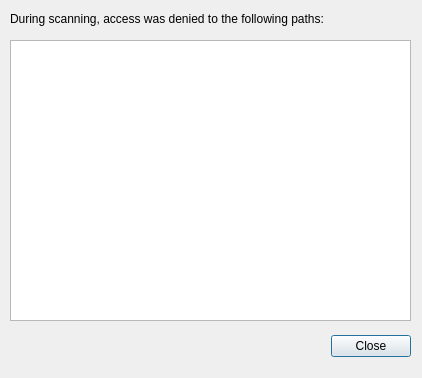
<?xml version="1.0" encoding="UTF-8"?>
<ui version="4.0">
 <class>DlgAccessDenieds</class>
 <widget class="QDialog" name="DlgAccessDenieds">
  <property name="geometry">
   <rect>
    <x>0</x>
    <y>0</y>
    <width>422</width>
    <height>378</height>
   </rect>
  </property>
  <property name="windowTitle">
   <string>Denied Paths</string>
  </property>
  <widget class="QDialogButtonBox" name="buttonBox">
   <property name="geometry">
    <rect>
     <x>70</x>
     <y>330</y>
     <width>341</width>
     <height>32</height>
    </rect>
   </property>
   <property name="orientation">
    <enum>Qt::Horizontal</enum>
   </property>
   <property name="standardButtons">
    <set>QDialogButtonBox::Close</set>
   </property>
  </widget>
  <widget class="QListWidget" name="listWidget">
   <property name="geometry">
    <rect>
     <x>10</x>
     <y>40</y>
     <width>401</width>
     <height>281</height>
    </rect>
   </property>
  </widget>
  <widget class="QLabel" name="label">
   <property name="geometry">
    <rect>
     <x>10</x>
     <y>10</y>
     <width>401</width>
     <height>18</height>
    </rect>
   </property>
   <property name="text">
    <string>During scanning, access was denied to the following paths:</string>
   </property>
  </widget>
 </widget>
 <resources/>
 <connections>
  <connection>
   <sender>buttonBox</sender>
   <signal>accepted()</signal>
   <receiver>DlgAccessDenieds</receiver>
   <slot>accept()</slot>
   <hints>
    <hint type="sourcelabel">
     <x>248</x>
     <y>254</y>
    </hint>
    <hint type="destinationlabel">
     <x>157</x>
     <y>274</y>
    </hint>
   </hints>
  </connection>
  <connection>
   <sender>buttonBox</sender>
   <signal>rejected()</signal>
   <receiver>DlgAccessDenieds</receiver>
   <slot>reject()</slot>
   <hints>
    <hint type="sourcelabel">
     <x>316</x>
     <y>260</y>
    </hint>
    <hint type="destinationlabel">
     <x>286</x>
     <y>274</y>
    </hint>
   </hints>
  </connection>
 </connections>
</ui>
